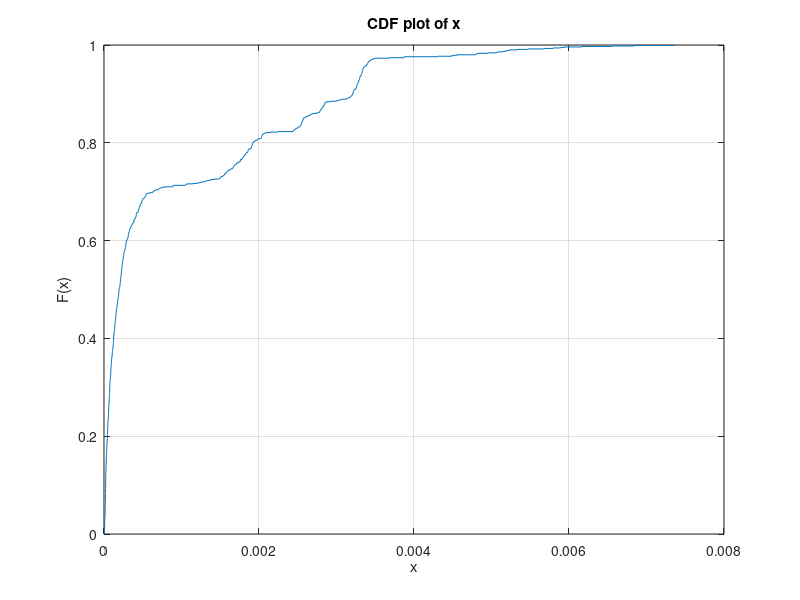

Here is the MATLAB script that generated this plot:
file = fopen('rwl_results.txt', 'r');
[X, count] = fscanf(file, '%f\n');
[h, stats] = cdfplot(X);
hold on
count
stats.mean
stats.median
stats.min
stats.max
fclose(file);